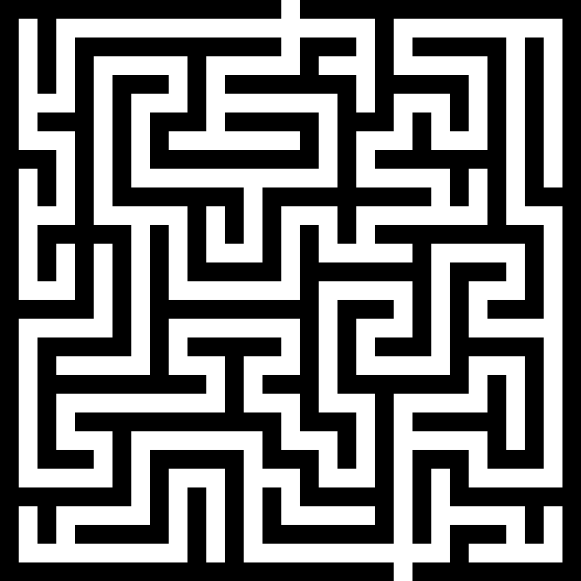
#> input picture mazes/maze2.png, 581 x 581 px
$ python mazegen.py
#> lines starting #> are read from the running program, lines starting #| are printed output that depends on the picture; after the words box and inside, x2 and y2 are one past the last pixel; in counts of white or black regions, pixels touching at a corner belong together
# TODO:
#       IMPLEMENT A SCRIPT TO CREATE AN IMAGE
#       OF A MAZE FROM A MATRIX

import numpy as np
import cv2

# THIS IS THE GRID
# mat = [
#     [1, 0, 1, 1, 1, 1, 0, 1, 1, 1],
#     [1, 1, 1, 0, 1, 1, 1, 0, 1, 1],
#     [1, 1, 1, 0, 1, 1, 0, 1, 0, 1],
#     [0, 0, 1, 0, 1, 0, 0, 0, 0, 1],
#     [1, 1, 1, 0, 1, 1, 1, 0, 1, 0],
#     [1, 0, 1, 1, 1, 1, 0, 1, 0, 0],
#     [1, 0, 0, 0, 0, 1, 0, 0, 0, 1],
#     [1, 0, 1, 1, 1, 1, 0, 1, 1, 1],
#     [1, 1, 1, 0, 0, 0, 1, 0, 0, 1]
# ]

# for i in mat:
#     for j in range(len(i)):
#         if i[j] == 1:
#             i[j] = 255

# data = np.array(mat, dtype=np.int32)

# data[0, 0] = 128

maze = cv2.imread("./mazes/maze2.png")[:, :, 0]
#> maze: shape (581, 581); min 0, max 255, mean 119.7

maze = list(maze)
#> maze = 581 items
for i in maze:
    for j in range(len(i)):
        if i[j] > 0:
            i[j] = 255

maze = np.array(maze, dtype=np.int32)
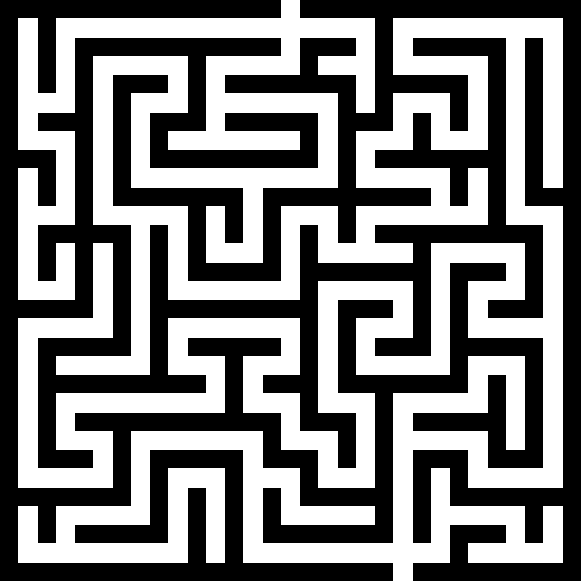
#> maze: shape (581, 581) int32; 49% white; 1 white region, box (x1, y1, x2, y2) and area: (18, 0, 563, 581) 165427

cv2.imwrite("./mazes/tmaze2.png", maze)
print("done")

$ run again, with mazes/maze.png copied over mazes/maze2.png
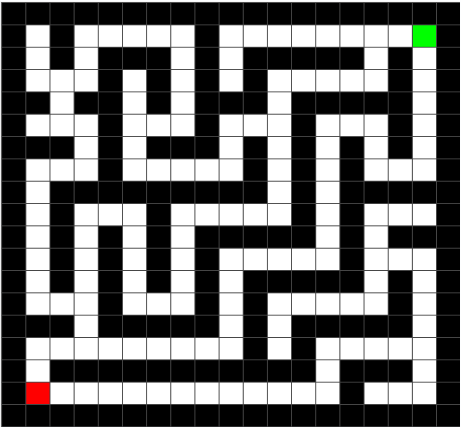
#> input picture mazes/maze.png, 461 x 427 px
#> `maze = list(maze)`: maze = 427 items
#> `maze = np.array(maze, dtype=np.int32)`:
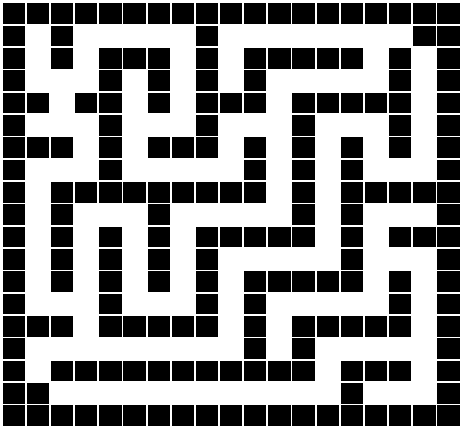
#> maze: shape (427, 461) int32; 53% white; 200 black regions, largest, box (x1, y1, x2, y2) and area: (99, 3, 122, 24) 483, (123, 3, 146, 24) 483, (268, 3, 291, 24) 483

$ run again, with mazes/maze3.jpg saved as mazes/maze2.png
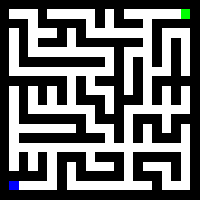
#> input picture mazes/maze3.jpg, 200 x 200 px
#> `maze = list(maze)`: maze = 200 items
#> `maze = np.array(maze, dtype=np.int32)`:
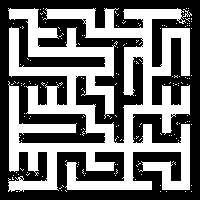
#> maze: shape (200, 200) int32; 45.4% white; 176 white regions (175 under 20 px), largest, box (x1, y1, x2, y2) and area: (8, 8, 192, 192) 17855
